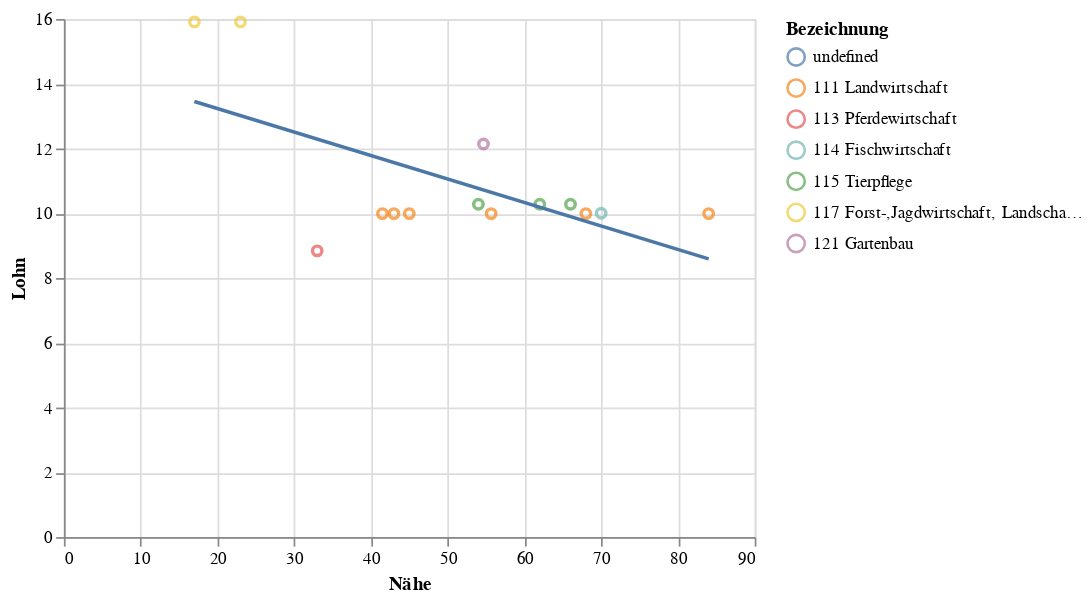
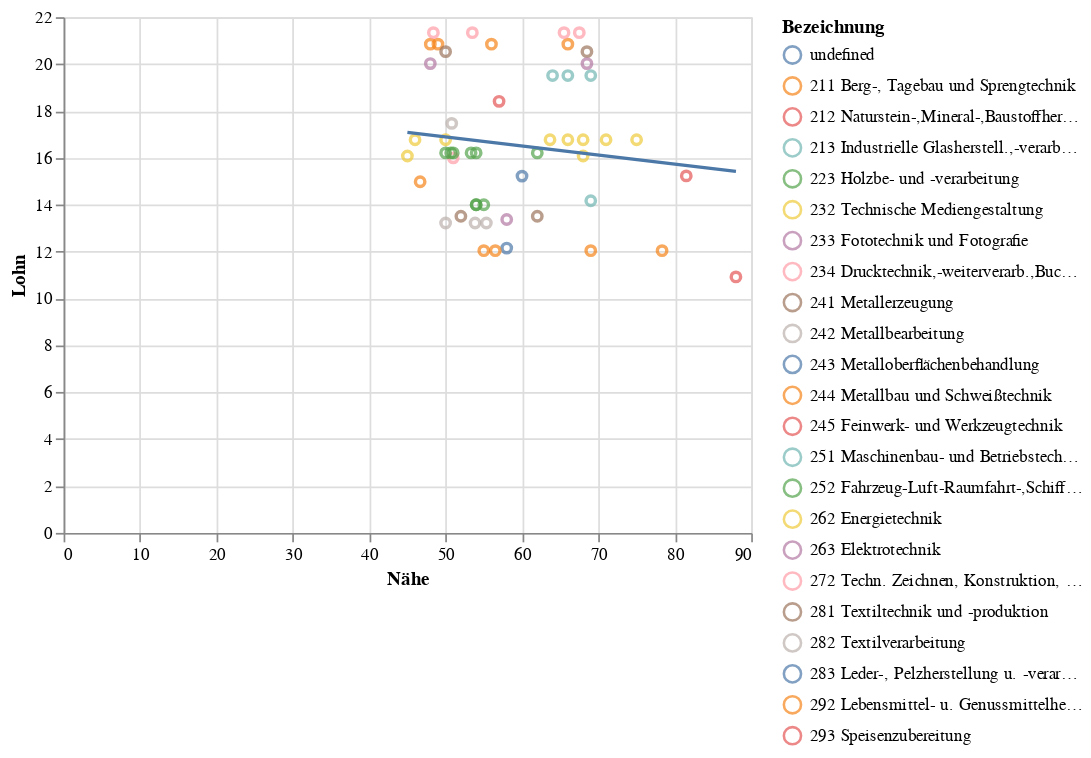
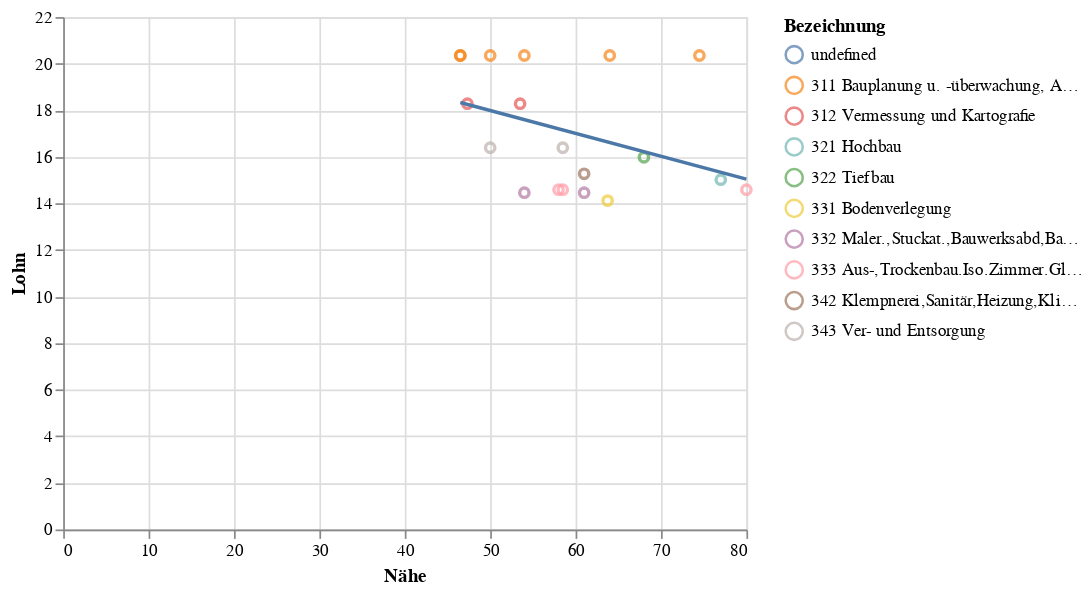
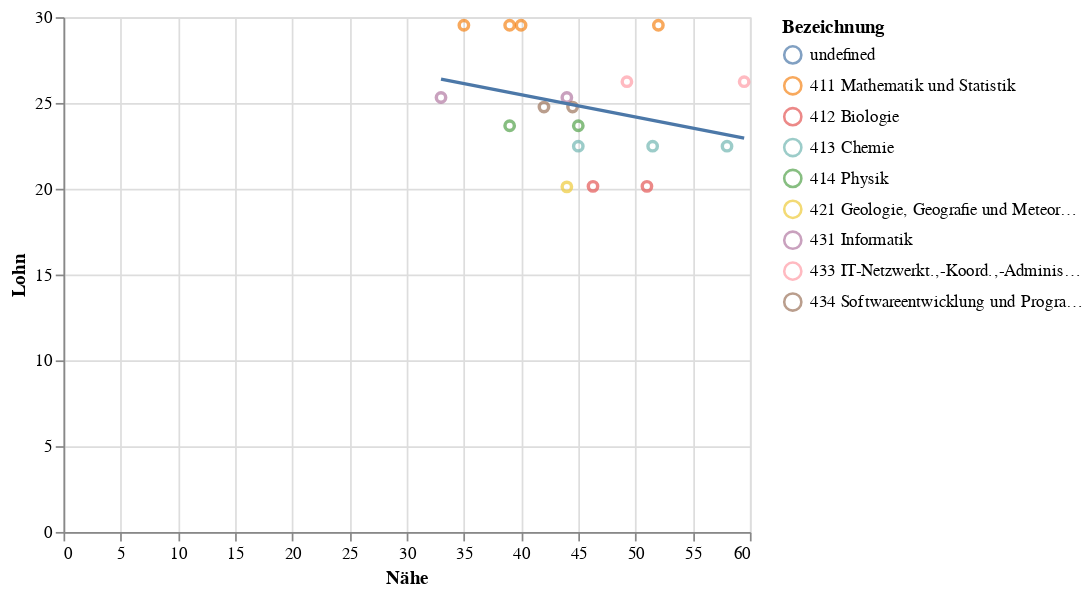

The notebook cell saved with these charts, in order:
### Markdown cell above
And now we run this analysis for clear matches, the 1st classification run and 2nd classification run

### Code cell
dataset_to_be_used=merged_clear_matches
sectorlist=dataset_to_be_used["Sektor"].unique().tolist()
sectorlist.sort()
for i in (sectorlist):
    print(i)
    subset=dataset_to_be_used[dataset_to_be_used["Sektor"]==i]
    subset=subset[subset["number_to_merge"]!="814"]
    result=(scipy.stats.linregress(subset["Nähe"],subset["Lohn"]))
    print(result.pvalue)
    print(result.rvalue**2)

    combined = alt.layer(charts + charts.transform_regression('Nähe','Lohn').mark_line(), data=subset)
    combined.display()
